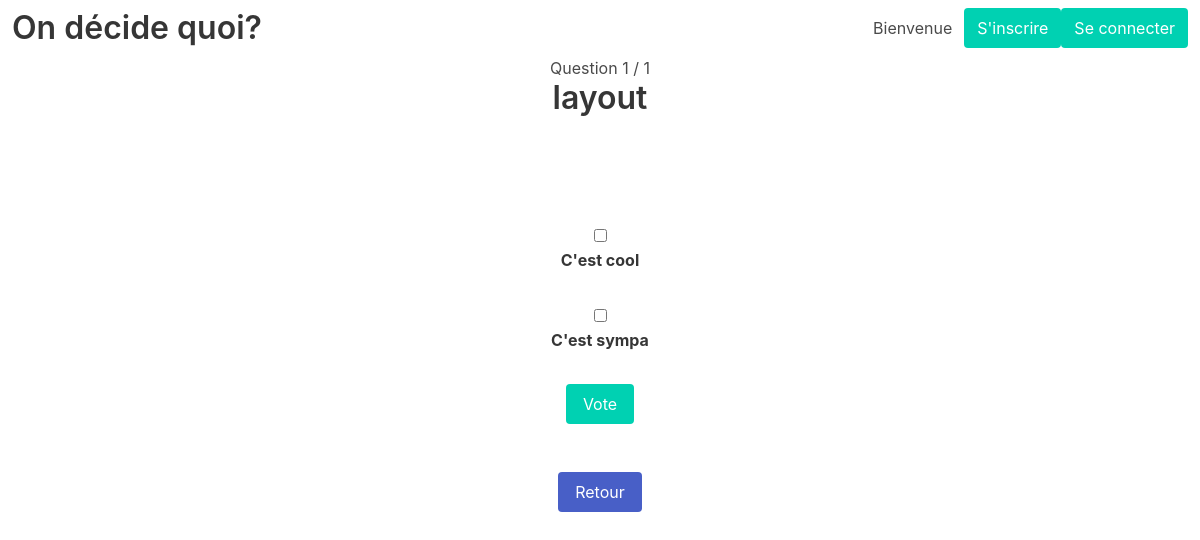
Screenshot of /polls/test_deux/layout/10 with the database file from the repository.
### polling/models.py (models this page shows, shortened)
class Question(models.Model):
    question_text = models.CharField(max_length=600)
    has_multiple_choices=models.BooleanField(default=False)
    question_group=models.ForeignKey(QuestionGroup, on_delete=models.CASCADE,null=True)
    question_number=models.IntegerField(blank=True,default=0)
    user_group=models.ForeignKey(Group, on_delete=models.CASCADE,blank=True,default=0)

class QuestionGroup(models.Model):
    name=models.CharField(max_length=600)
    creator=models.ForeignKey(User, on_delete=models.CASCADE)
    max_responders=models.IntegerField(blank=True,default=0)
    created=models.DateTimeField('date published')
    user_group=models.ForeignKey(Group, on_delete=models.CASCADE,blank=True,default=0)

class Choice(models.Model):
    question = models.ForeignKey(Question, name="Question",on_delete=models.CASCADE)
    choice_text = models.CharField(max_length=600)
    votes = models.IntegerField(default=0)
    class Meta:
        verbose_name = "choice"
        verbose_name_plural = "choices"

### polling/views.py (the view)
# urls.py: path('polls/<str:user_group>/<str:group_name>/<int:question>', views.questionDetail, name='questionDetail'),
def questionDetail(request,user_group,group_name,question):
    group=QuestionGroup.objects.filter(user_group__name__exact=user_group).get(name=group_name)
    question=Question.objects.filter(question_group=group).get(id=question)
    return render(request, 'polling/questionDetail.html', {'group':group,'question':question })

### polling/templates/polling/questionDetail.html (shortened to what this page needs)
{% extends 'polling/base.html' %}
{% block content %}
<div class="container has-text-centered">
    <h1>Question {{question.question_number|add:"1" }} / {{group.question_set.count}}</h1>
    <h1 class="title">{{ question.question_text }}</h1>
    <div class="tile is-ancestor">
        <div class="tile is-parent"></div>
        <div class="tile is-parent field is-grouped">
        </div>
        <div class="tile is-parent"></div>
    </div>
    <section class="section">
        <form class="field" action="{% url 'polling:vote' user_group=group.creator group_name=group.name question_id=question.id %}" method="post">
        {%if question.has_multiple_choices%}
            {% for choice in question.choice_set.all %}
                <input class="form-check-input" type="checkbox" name="choice" id="choice{{ forloop.counter }}" value="{{ choice.id }}">
                <label class="label" for="choice{{ forloop.counter }}">{{ choice.choice_text }}</label><br>
            {% endfor %}
        {%else%}
            {% for choice in question.choice_set.all %}
                <input class="radio" type="radio" name="choice" id="choice{{ forloop.counter }}" value="{{ choice.id }}">
                <label class="label" for="choice{{ forloop.counter }}">{{ choice.choice_text }}</label><br>
            {% endfor %}
        {%endif%}
        {% if user.is_authenticated %}
        <p>Le créateur d'un sondage ne peut pas voter</p>
        {%else%}
        <input class="button is-primary" type="submit" value="Vote">
        {%endif%}
        </form>
    </section>
    <button class="button is-link"><a href="{% url 'polling:userGroupsDetail' user_group=group.creator group_name=group.name%}">Retour</a></button>
</div>
{%endblock%}

### polling/static/polling/style.css (style rules this page uses)
a { color:white }

### rows the page displays
Question: question_number|add "1", question_text "layout"
QuestionGroup: question_set.count "1"
Choice: choice_text "C'est cool"
Choice: choice_text "C'est sympa"
